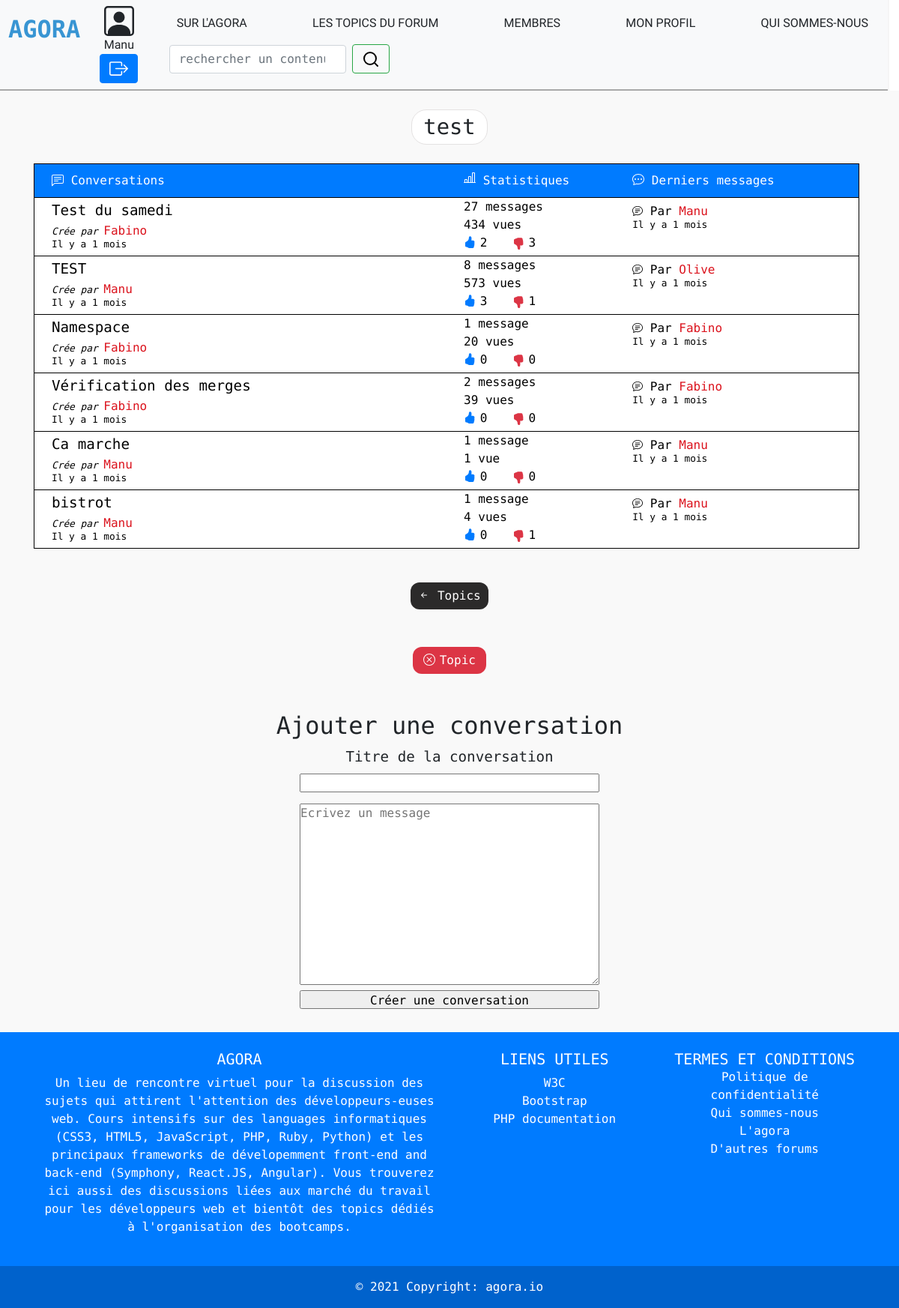
The app's page /conversation.php?id=3 (signed in) with its own data.
### tables this page shows
CREATE TABLE IF NOT EXISTS `topic` (
  `id` int(11) NOT NULL AUTO_INCREMENT,
  `titre` varchar(255) NOT NULL,
  `description` varchar(255) NOT NULL,
  `id_createur` varchar(255) NOT NULL,
  `id_droits` int(11) NOT NULL,
  `date` datetime NOT NULL DEFAULT CURRENT_TIMESTAMP,
  PRIMARY KEY (`id`)
);

CREATE TABLE IF NOT EXISTS `conversations` (
  `id` int(11) NOT NULL AUTO_INCREMENT,
  `titre` varchar(255) NOT NULL,
  `id_topic` int(11) NOT NULL,
  `id_message` int(11) NOT NULL DEFAULT '0',
  `id_utilisateur` int(11) NOT NULL,
  `date` datetime NOT NULL DEFAULT CURRENT_TIMESTAMP,
  PRIMARY KEY (`id`)
);

CREATE TABLE IF NOT EXISTS `utilisateurs` (
  `id` int(11) NOT NULL AUTO_INCREMENT,
  `login` varchar(255) NOT NULL,
  `nom` varchar(255) NOT NULL,
  `prenom` varchar(255) NOT NULL,
  `mail` varchar(255) NOT NULL,
  `password` varchar(255) NOT NULL,
  `id_droits` int(11) NOT NULL,
  `date` datetime NOT NULL DEFAULT CURRENT_TIMESTAMP,
  PRIMARY KEY (`id`)
);

CREATE TABLE IF NOT EXISTS `messages` (
  `id` int(11) NOT NULL AUTO_INCREMENT,
  `message` text NOT NULL,
  `like` int(11) NOT NULL DEFAULT '0',
  `dislike` int(11) NOT NULL DEFAULT '0',
  `id_conversation` int(11) NOT NULL,
  `id_topic` int(11) NOT NULL,
  `id_utilisateurs` int(11) NOT NULL,
  `date` datetime NOT NULL DEFAULT CURRENT_TIMESTAMP,
  PRIMARY KEY (`id`)
);

### classes/Models/TopicModel.php (called while the page is built, shortened)
<?php
class TopicModel extends Model
{
    public $table;
    public function __construct()
    {
        $this->table = 'topic';
    }
    public function findTopicId($id)
    {
        return $requete = $this->requete("SELECT * FROM $this->table WHERE id = $id")->fetch();
    }
}

### classes/Db/Db.php (called while the page is built, shortened)
<?php
class Db extends PDO
{
    private static $instance;
    private function __construct()
    {
        $_dsn = 'mysql:dbname='. self::DBNAME . '; charset=utf8; host=' . self::DBHOST;
    }
    public static function getInstance():self
    {
        if(self::$instance === null){
            self::$instance = new self();
        }
        return self::$instance;
    }
}

### classes/Models/Model.php (called while the page is built, shortened)
<?php
class Model extends Db
{
    public function requete(string $sql, array $attributs = null)
    {
        $this->db = Db::getInstance();
        if ($attributs !== null) {
            $query = $this->db->prepare($sql);
            $query->execute($attributs);
            return $query;
        }
        else {
            return $this->db->query($sql);
        }
    }
}

### classes/Models/ConversationModel.php (called while the page is built, shortened)
<?php
class ConversationModel extends Model
{
    public function __construct()
    {
        $this->table = 'conversations';
    }
    public function getConversation($id_topic)
    {
        return $requete = $this->requete("
        SELECT $this->table.date AS date_conversations,
               $this->table.titre,
               $this->table.id_topic,
               $this->table.id_utilisateur,
               $this->table.id AS id_conversation,
               $this->table.id_message,
               utilisateurs.id,
               utilisateurs.login,
               messages.id,
               messages.date
        FROM $this->table
        INNER JOIN utilisateurs
        ON $this->table.id_utilisateur = utilisateurs.id
        INNER JOIN messages
        ON $this->table.id_message = messages.id
        WHERE $this->table.id_topic = $id_topic
        ORDER BY date DESC ")->fetchAll();
    }
    public function getMessages($id_conversation)
    {
        return $requete = $this->requete("
        SELECT  messages.date,
                messages.id_utilisateurs,
                messages.id_conversation,
                utilisateurs.id,
                utilisateurs.login
        FROM utilisateurs
        INNER JOIN messages
        ON utilisateurs.id = messages.id_utilisateurs
        WHERE messages.id_conversation = $id_conversation
        ORDER BY messages.date DESC")->fetch();
    }
}

### function/dates.php (called while the page is built, shortened)
<?php
 function depuis($date)
    {
        $origin = new DateTime(date("Y-m-d H:i:s"));
        $target = new DateTime($date);
        $interval = $origin->diff($target);
        if ((int) floor($interval->y) === 0) {
            if ((int) floor($interval->m) === 0) {
                if ((int) floor($interval->d) === 0) {
                    if ((int) floor($interval->h) === 0) {
                        if ((int) floor($interval->i) === 0) {
                            if ((int) floor($interval->s) === 0) {
                                return 'maintenant';
                            }
                            elseif ($interval->s === 1) {
                                return '1 seconde';
                            }
                            else {
                                return $interval->s. ' secondes';
                            }
                        }
                        elseif ($interval->i === 1) {
                            return '1 minute';
                        }
                        else {
                            return $interval->i. ' minutes';
                        }
                    }
                    elseif ($interval->h === 1) {
                        return '1 heure';
                    }
                    else {
                        return $interval->h. ' heures';
                    }
                }
                elseif ($interval->d === 1) {
                    return '1 jour';
                }
                else {
                    return $interval->d. ' jours';
                }
            }
            elseif ($interval->m === 1) {
                return '1 mois';
            }
            else {
                return $interval->m. ' mois';
            }
        }
        elseif ($interval->y === 1) {
            return '1 jour';
        }
        else {
            return $interval->y. ' années';
        }
    }

### classes/Models/MessagesModel.php (called while the page is built, shortened)
<?php
class MessagesModel extends Model
{
    public function __construct()
    {
        $this->table = 'messages';
    }
    public function messagesCount($id)
    {
        return $query = $this->requete('SELECT * FROM '.$this->table.' WHERE id_conversation = '.$id)->rowcount();
    }
}

### classes/Models/Vues.php (called while the page is built, shortened)
<?php
class Vues extends Model
{
    public function __construct()
    {
        $this->table = 'vues';
    }
    public function vuesConversation(int $id_conversation)
    {
        return $requete = $this->requete("SELECT *FROM $this->table WHERE id_conversation = $id_conversation")->rowcount();
    }
}

### classes/Models/Likes.php (called while the page is built, shortened)
<?php
class Likes extends Model
{
    public function __construct()
    {
        $this->table = 'likes';
    }
    public function likeConversation($id_conversation): int
    {
        return $requete = $this->requete("SELECT * FROM $this->table WHERE id_conversation = $id_conversation")->rowcount();
    }
}

### classes/Models/Dislike.php (called while the page is built, shortened)
<?php
class Dislike extends Model
{
    public function __construct()
    {
        $this->table = 'dislike';
    }
    public function dislikeConversation($id_conversation): int
    {
        return $requete = $this->requete("SELECT * FROM $this->table WHERE id_conversation = $id_conversation")->rowcount();
    }
}

### conversation.php (the view, shortened to what this page needs)
<?php
require_once 'function/dates.php';
$conversation = new ConversationModel();
?>
<header>
    <?php include 'header.php'; ?>
</header>
<main class="main_conversation">
    <?php
    $topics = new TopicModel();
    $recup_titre = $topics->findTopicId($_GET['id']);
    ?>
        <h1 class="h1_titre_topic"><?=$recup_titre->titre?></h1>
        <section class="container">
            <?php
            $conversations = $conversation->getConversation($_GET['id']);
            ?>
              <section class="container_entete_conversations row mr-2 ml-auto">
                <section class="description_conversations col-6 ml-2 ">
                Conversations
                </section>
                <section class="statistiques_conversations col-2">
                Statistiques
                </section>
                <section class="ecritpar_conversations col-3 mr-auto ml-auto ">
                Derniers messages
                </section>
            </section>
            <?php
            foreach ($conversations as  $conversationn){
                ?><a href="messages.php?id=<?=$_GET['id']?>&id_conversation=<?php echo $conversationn->id_conversation?>">
                <section class="container_conversations row  mr-2 ml-auto">
                    <section class=" conversation_conversations col-6 ml-2 ">
                        <p><?= $conversationn->titre . '</p>
                        <i>Crée par </i><span class="span_login_conversations">'.$conversationn->login. '</span>
                        <br><span class="span_depuis_conversation"> Il y a ' .depuis($conversationn->date_conversations). '</span>';
                        ?>
                    </section>
                    <section class="statistique_conversations col-2">
                        <?php
                        $messages_count = new MessagesModel();
                        echo $messages_count->messagesCount($conversationn->id_conversation).' message';if ($messages_count->messagesCount($conversationn->id_conversation)>= 2):echo 's';endif;echo '<br>';
                        $vues = new Vues();
                        echo $vues->vuesConversation($conversationn->id_conversation).' vue';if ($vues->vuesConversation($conversationn->id_conversation ) >= 2): echo 's'; endif; echo '<br>';
                        $likes = new Likes();
                        ?>
                        <?=$likes->likeConversation($conversationn->id_conversation);
                        $dislikes = new Dislike();
                        ?>
                        <?=$dislikes->dislikeConversation($conversationn->id_conversation);?>
                    </section>
                    <section class="dernier_message_conversations col-3 ml-auto mr-auto ">
                        <?php
                        $messages = $conversation->getMessages($conversationn->id_conversation);
                        echo '<svg xmlns="http://www.w3.org/2000/svg" width="14" height="14" fill="currentColor" class="bi bi-chat-text mb-1" viewBox="0 0 16 16"><path d="M2.678 11.894a1 1 0 0 1 .287.801 10.97 10.97 0 0 1-.398 2c1.395-.323 2.247-.697 2.634-.893a1 1 0 0 1 .71-.074A8.06 8.06 0 0 0 8 14c3.996 0 7-2.807 7-6 0-3.192-3.004-6-7-6S1 4.808 1 8c0 1.468.617 2.83 1.678 3.894zm-.493 3.905a21.682 21.682 0 0 1-.713.129c-.2.032-.352-.176-.273-.362a9.68 9.68 0 0 0 .244-.637l.003-.01c.248-.72.45-1.548.524-2.319C.743 11.37 0 9.76 0 8c0-3.866 3.582-7 8-7s8 3.134 8 7-3.582 7-8 7a9.06 9.06 0 0 1-2.347-.306c-.52.263-1.639.742-3.468 1.105z"/><path d="M4 5.5a.5.5 0 0 1 .5-.5h7a.5.5 0 0 1 0 1h-7a.5.5 0 0 1-.5-.5zM4 8a.5.5 0 0 1 .5-.5h7a.5.5 0 0 1 0 1h-7A.5.5 0 0 1 4 8zm0 2.5a.5.5 0 0 1 .5-.5h4a.5.5 0 0 1 0 1h-4a.5.5 0 0 1-.5-.5z"/></svg>
                        Par <span class="span_login_conversations">'.$messages->login.'</span> <br>
                        <span class="span_depuis_conversation">Il y a '.depuis($messages->date). '</span>';
                        ?>
                    </section>
                </section></a>
                <?php
            }
            ?>
        </section>
    <section class="liste_topic_conversation">
        <a href="topic.php?">
        <svg xmlns="http://www.w3.org/2000/svg" width="16" height="16" fill="currentColor" class="bi bi-arrow-left-short mb-1" viewBox="0 0 16 16"><path fill-rule="evenodd" d="M12 8a.5.5 0 0 1-.5.5H5.707l2.147 2.146a.5.5 0 0 1-.708.708l-3-3a.5.5 0 0 1 0-.708l3-3a.5.5 0 1 1 .708.708L5.707 7.5H11.5a.5.5 0 0 1 .5.5z"/></svg>
        Topics</a>
    </section>
    <section class="supprimer_topic">
        <?php
        if(isset($_SESSION['user']['id_droits']) AND $_SESSION['user']['id_droits'] >= 100){
            ?>
            <form action="" method="post">
                <button name="supprimer_topic">
                    Topic
                </button>
            </form><?php
        }
        ?>
    </section>
    <section class="ajouter_conversation">
            <?php
        if (isset($_SESSION['user'])) {
            ?><h2>Ajouter une conversation</h2>
            <form class=" formulaire_conversation form-group" action="" method=post>
                <div>
                    <label for="titre">Titre de la conversation</label>
                </div>
                <div>
                    <input type="text" name="titre" id="titre" required>
                </div>
                <div>
                    <textarea name="message"  cols="30" rows="10"  placeholder="Ecrivez un message" required></textarea>
                </div>
                <div>
                    <input class="" type="submit" value="Créer une conversation" name="Creer">
                </div>
            </form>
            <?php
        }
        ?>
    </section>
</main>
<?php
require 'footer.php';
?>

### css/style.css (style rules this page uses)
* { margin: 0; padding: 0; font-family: 'Dosis', sans-serif; box-sizing: border-box; }
a { text-decoration: none; color: inherit; }
main { width: 100%; display: flex; flex-direction: column; justify-content: space-between; align-items: center; }
label { font-size: 1.2em; }
input { margin-bottom: 15px; width: 250px; height: 25px; }
.main_conversation { background-color: rgb(249, 249, 249); display: flex; flex-direction: column; align-items: center; }
.h1_titre_topic { background-color: white; padding: 5px 15px; border-radius: 20px; font-size: 1.8em; margin: 25px 0; border: 1.5px solid rgb(228, 226, 226); }
.container_entete_conversations { background-color: #007bff; color: white; border: 1px solid black; padding: 10px 0; }
.container a { text-decoration: none; color: black; background-color: #007bff; }
.container_conversations { border: 1px solid black; border-top: none; background-color: white; transition: all 0.6s; }
.container_conversations p { font-size: 1.2em; margin-top: 3px; margin-bottom: 0; }
.container_conversations i { font-size: 0.8em; }
.span_login_conversations { color: #db131d; }
.span_depuis_conversation { font-size: 0.8em; margin: 0; display: block; margin-top: -4px; margin-bottom: 6px; }
.statistique_conversations svg { margin-right: -4px; }
.dernier_message_conversations { margin-top: 6px; }
.liste_topic_conversation { margin-bottom: 10px; margin-top: 5px; display: flex; flex-direction: column; align-items: center; }
.liste_topic_conversation a { text-decoration: none; background-color: rgb(43, 42, 42); padding: 6px 10px; color: white; margin-top: 40px; border-radius: 12px; transition: all 0.6s; }
.ajouter_conversation { display: flex; flex-direction: column; align-items: center; margin-top: 50px; }
.formulaire_conversation { width: 400px; display: flex; flex-direction: column; align-items: center; }
.formulaire_conversation input { width: 400px; }
.formulaire_conversation textarea { width: 400px; }
.supprimer_conversation button, .supprimer_topic button { background-color: #dc3545; color: white; padding: 6px 14px; border-radius: 12px; border: none; transition: all 0.6s; }
.supprimer_conversation svg, .supprimer_topic svg { margin-right: -4px; }
.supprimer_topic { margin-top: 40px; }

### css/headerfooter.css (style rules this page uses)
* { margin: 0; padding: 0; font-family: 'Cutive Mono', monospace; }
header { width: 100%; display: flex; flex-direction: row; justify-content: space-between; align-items: center; }

### records on screen
topic: titre "test"
conversations: titre "Test du samedi", id_utilisateur.login "Fabino", date "1 mois", id_conversation "27", id_conversation "434", id_conversation "2", id_conversation "3", utilisateurs.login "Manu", id_message.date "1 mois"
conversations: titre "TEST", id_utilisateur.login "Manu", date "1 mois", id_conversation "8", id_conversation "573", id_conversation "3", id_conversation "1", utilisateurs.login "Olive", id_message.date "1 mois"
conversations: titre "Namespace", id_utilisateur.login "Fabino", date "1 mois", id_conversation "1", id_conversation "20", id_conversation "0", id_message.date "1 mois"
conversations: titre "Vérification des merges", id_utilisateur.login "Fabino", date "1 mois", id_conversation "2", id_conversation "39", id_conversation "0", id_message.date "1 mois"
conversations: titre "Ca marche", id_utilisateur.login "Manu", date "1 mois", id_conversation "1", id_conversation "0", id_message.date "1 mois"
conversations: titre "bistrot", id_utilisateur.login "Manu", date "1 mois", id_conversation "1", id_conversation "4", id_conversation "0", id_message.date "1 mois"

### other values on screen
$user['user']['login'] "Manu"
